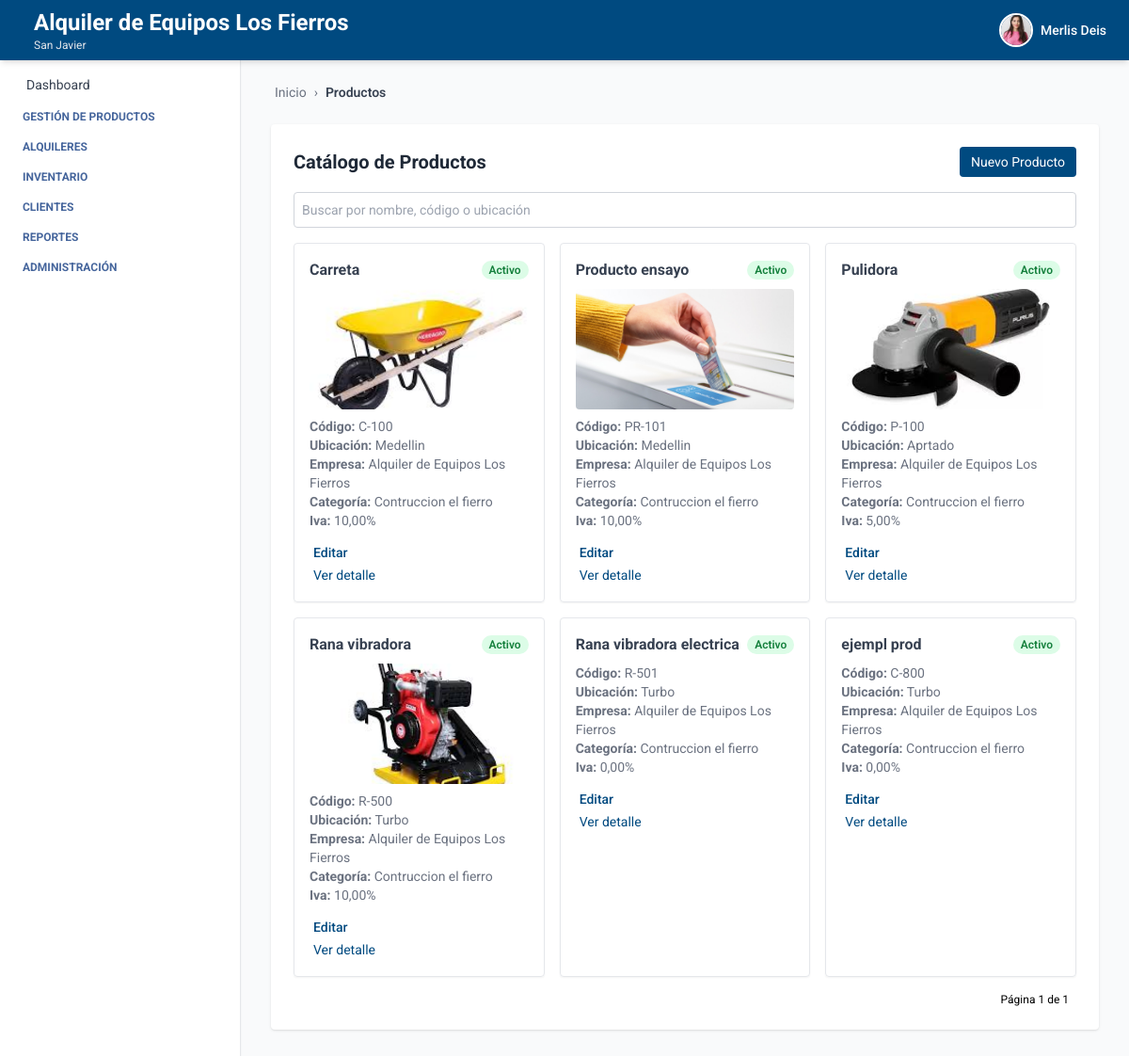
Screenshot of /productos/catalogo/ (signed in) with the database file from the repository.
### autenticacion/models.py (models this page shows, shortened)
class Usuario(AbstractUser):
    telefono = models.CharField(max_length=20, blank=True, null=True)
    empresa = models.ForeignKey(Empresa, on_delete=models.SET_NULL, null=True, blank=True)
    sucursal = models.ForeignKey(Sucursal, on_delete=models.SET_NULL, null=True, blank=True)
    rol = models.ForeignKey(Rol, on_delete=models.SET_NULL, null=True, blank=True)
    ESTADOS = [
        ("activo", "Activo"),
        ("inactivo", "Inactivo"),
    ]
    estado = models.CharField(max_length=10, choices=ESTADOS, default="activo")
    foto_perfil = models.ImageField(upload_to='usuarios/img/', blank=True, null=True)
    groups = models.ManyToManyField(
        Group,
        related_name='usuarios',  # Evita conflicto con 'user_set'
        blank=True,
        help_text='The groups this user belongs to.',
        verbose_name='groups'
    )
    user_permissions = models.ManyToManyField(
        Permission,
        related_name='usuarios',  # Evita conflicto con 'user_set'
        blank=True,
        help_text='Specific permissions for this user.',
        verbose_name='user permissions'
    )

### empresa/models.py (models this page shows, shortened)
class Empresa(models.Model):
    ESTADOS = [
        ("activo", "Activo"),
        ("inactivo", "Inactivo"),
    ]
    nombre = models.CharField(max_length=100)
    nit = models.CharField(max_length=50, unique=True)
    ciudad = models.CharField(max_length=100, blank=True, null=True)
    direccion = models.CharField(max_length=255, blank=True, null=True)
    departamento = models.CharField(max_length=100, blank=True, null=True)
    telefono = models.CharField(max_length=20, blank=True, null=True)
    estado = models.CharField(max_length=20, choices=ESTADOS, default="activo")
    logo = models.ImageField(upload_to='empresas/img/', blank=True, null=True)

class Sucursal(models.Model):
    ESTADOS = [
        ("activo", "Activo"),
        ("inactivo", "Inactivo"),
    ]
    empresa = models.ForeignKey(Empresa, related_name='sucursales', on_delete=models.CASCADE)
    nombre = models.CharField(max_length=100)
    ciudad = models.CharField(max_length=100)
    direccion = models.CharField(max_length=255)
    departamento = models.CharField(max_length=100, blank=True, null=True)
    telefono = models.CharField(max_length=20, blank=True, null=True)
    estado = models.CharField(max_length=20, choices=ESTADOS, default="activo")

### producto/models.py (models this page shows, shortened)
class Producto(models.Model):
    ESTADOS = [
        ("activo", "Activo"),
        ("inactivo", "Inactivo"),
        ("disponible", "Disponible"),
        ("no_disponible", "No disponible"),
    ]
    nombre = models.CharField(max_length=100)
    descripcion = models.TextField()
    codigo_interno = models.CharField(max_length=50)
    estado = models.CharField(max_length=20, choices=ESTADOS, default="activo")
    iva_porcentaje = models.DecimalField(max_digits=5, decimal_places=2, default=0, help_text="Porcentaje de IVA aplicado al producto")
    ubicacion_actual = models.CharField(max_length=100)
    marca = models.CharField(max_length=100, blank=True, null=True)
    modelo = models.CharField(max_length=100, blank=True, null=True)
    serial = models.CharField(max_length=100, blank=True, null=True)
    imagen = models.ImageField(upload_to="media/productos/", null=True, blank=True)
    empresa = models.ForeignKey(Empresa, on_delete=models.CASCADE, related_name='productos', default=1)
    sucursal = models.ForeignKey(Sucursal, on_delete=models.CASCADE, related_name='productos', default=1)
    categoria = models.ForeignKey(Categoria, on_delete=models.SET_NULL, null=True, blank=True, related_name='productos')
    proveedor = models.ForeignKey(Proveedor, on_delete=models.SET_NULL, null=True, blank=True, related_name='productos')
    created_at = models.DateTimeField(auto_now_add=True)
    updated_at = models.DateTimeField(auto_now=True)
    creado_por = models.CharField(max_length=100, blank=True, null=True)
    modificado_por = models.CharField(max_length=100, blank=True, null=True)
    class Meta:
        ordering = ['nombre']
        verbose_name = 'Producto'
        verbose_name_plural = 'Productos'
        constraints = [
            models.UniqueConstraint(fields=['empresa', 'codigo_interno'], name='unique_codigo_por_empresa')
        ]
    objects = ProductoManager()

class Categoria(models.Model):
    nombre = models.CharField(max_length=100, null=False)
    descripcion = models.TextField(blank=True, null=False)
    empresa = models.ForeignKey(Empresa, on_delete=models.CASCADE, related_name='categorias', default=1)
    class Meta:
        verbose_name = 'Categoría'
        verbose_name_plural = 'Categorías'
        unique_together = ('nombre', 'empresa')
        ordering = ['nombre']

### producto/views_producto.py (the view)
# urls.py: path('catalogo/', ProductoListView.as_view(), name='producto_list'),
class ProductoListView(LoginRequiredMixin, BreadcrumbMixin, ListView):
    model = Producto
    template_name = 'producto_list.html'
    context_object_name = 'productos'
    ordering = ['nombre']
    paginate_by = 9  # o lo que prefieras
    breadcrumb_items = [
        ("Productos", None)
    ]
    def get_queryset(self):
        queryset = Producto.objects.por_empresa(self.request.user.empresa)
        q = self.request.GET.get('q')
        if q:
            queryset = queryset.filter(
                Q(nombre__icontains=q) |
                Q(codigo_interno__icontains=q) |
                Q(ubicacion_actual__icontains=q)
            )
        return queryset

### core/views.py (called while the page is built)
    def get_context_data(self, **kwargs):
        context = super().get_context_data(**kwargs)
        context["home"] = self.home_url
        context["breadcrumb_items"] = self.breadcrumb_items
        return context

### producto/models.py (called while the page is built)
    def por_empresa(self, empresa):
        return self.filter(empresa=empresa)

### producto/templates/producto_list.html (shortened to what this page needs)
{% extends 'index.html' %}
{% block breadcrumb %}
  {% include 'breadcrumb.html' with home='/' breadcrumbs=breadcrumb_items %}
{% endblock %}
{% block content %}
<div class="max-w-6xl mx-auto mt-6 bg-white p-6 rounded shadow">
  <div class="flex justify-between items-center mb-4">
    <h2 class="text-xl font-bold text-gray-800">Catálogo de Productos</h2>
    <a href="{% url 'crear_producto' %}" class="bg-[var(--primary-color)] text-white px-3 py-1.5 text-sm rounded hover:bg-blue-700 transition">
      Nuevo Producto
    </a>
  </div>
  <form method="get" class="mb-4">
    <input type="text" name="q" placeholder="Buscar por nombre, código o ubicación" value="{{ request.GET.q }}" class="w-full text-sm p-2 border border-gray-300 rounded focus:outline-none focus:ring-2 focus:ring-[var(--primary-color)]" />
  </form>
  {% if productos %}
  <div class="grid grid-cols-1 sm:grid-cols-2 lg:grid-cols-3 gap-4">
    {% for producto in productos %}
    <div class="border rounded shadow-sm p-4 hover:shadow-lg transition relative">
      <div class="flex justify-between items-center mb-2">
        <h3 class="font-bold text-gray-700">{{ producto.nombre }}</h3>
        <span class="text-xs font-semibold px-2 py-0.5 rounded-full
          {% if producto.estado == 'activo' %}
            bg-green-100 text-green-700
          {% elif producto.estado == 'inactivo' %}
            bg-orange-100 text-orange-700
          {% endif %}">
          {{ producto.get_estado_display }}
        </span>
      </div>
      {% if producto.imagen %}
        <img src="{{ producto.imagen.url }}" alt="{{ producto.nombre }}" class="w-full h-32 mx-start object-cover rounded mb-2">
      {% endif %}
      <p class="text-sm text-gray-500"><strong>Código:</strong> {{ producto.codigo_interno }}</p>
      <p class="text-sm text-gray-500"><strong>Ubicación:</strong> {{ producto.ubicacion_actual }}</p>
      <p class="text-sm text-gray-500"><strong>Empresa:</strong> {{ producto.empresa.nombre }}</p>
      <p class="text-sm text-gray-500"><strong>Categoría:</strong> {{ producto.categoria.nombre }}</p>
      <p class="text-sm text-gray-500"><strong>Iva:</strong> {{ producto.iva_porcentaje }}%</p>
      <div class="mt-3">
        <a href="{% url 'editar_producto' producto.id %}" class="text-sm font-medium text-[var(--primary-color)] hover:underline">
          Editar
        </a>
      </div>
      <div class="mt-0">
        <a href="{% url 'detalle_producto' producto.id %}" class="text-sm text-[var(--primary-color)] hover:underline">
          Ver detalle
        </a>
      </div>
    </div>
    {% endfor %}
  </div>
  {% else %}
    <p class="text-gray-600">No hay productos registrados.</p>
  {% endif %}
  <div class="mt-4 flex justify-end text-xs">
    <span class="mx-2">Página {{ page_obj.number }} de {{ page_obj.paginator.num_pages }}</span>
  </div>
</div>
{% endblock %}

### core/templates/header.html (shortened to what this page needs)
<header class="bg-[var(--primary-color)] shadow-md w-full h-16 flex items-center px-6 justify-between fixed top-0 left-0 z-10">
  <h1 class="text-white flex items-center gap-3 leading-tight">
    <div class="leading-tight">
  {% if request.user.is_authenticated %}
    {% if request.user.empresa %}
      <span class="text-xl sm:text-2xl font-bold block">
        {{ request.user.empresa.nombre }}
      </span>
    {% endif %}
    {% if request.user.sucursal %}
      <span class="text-xs text-gray-200 block">
        {{ request.user.sucursal.nombre }}
      </span>
    {% endif %}
  {% else %}
    <span class="text-xl text-gray-200 block">Gestión inteligente de Equipos</span>
  {% endif %}
</div>
  </h1>
  {% if request.user.is_authenticated %}
  <div x-data="{ open: false }" class="relative flex items-center space-x-3 cursor-pointer" @click.away="open = false">
    <button @click="open = !open" class="flex items-center space-x-2 focus:outline-none">
      {% if request.user.foto_perfil %}
        <img src="{{ request.user.foto_perfil.url }}" alt="Perfil" class="w-9 h-9 rounded-full object-cover border-2 border-white" />
      {% else %}
        <div class="w-9 h-9 rounded-full bg-white text-[var(--primary-color)] flex items-center justify-center font-bold text-sm">
          {{ request.user.first_name|first }}{{ request.user.last_name|first }}
        </div>
      {% endif %}
      <span class="text-white hidden sm:block text-sm font-medium">{{ request.user.first_name }}</span>
    </button>
  </div>
  {% endif %}
</header>

### core/templates/index.html (style rules this page uses)
:root { --primary-color: #004a80; --text-aside-color: rgb(69, 101, 156); }
body { font-family: 'Roboto', sans-serif; }

### rows the page displays
Usuario: user.empresa.nombre "Alquiler de Equipos Los Fierros", user.sucursal.nombre "San Javier", user.foto_perfil (picture), user.first_name "Merlis Deis"
Producto: nombre "Carreta", estado "Activo", imagen (picture), codigo_interno "C-100", ubicacion_actual "Medellin", empresa.nombre "Alquiler de Equipos Los Fierros", categoria.nombre "Contruccion el fierro", iva_porcentaje "10,00"
Producto: nombre "Producto ensayo", estado "Activo", imagen (picture), codigo_interno "PR-101", ubicacion_actual "Medellin", empresa.nombre "Alquiler de Equipos Los Fierros", categoria.nombre "Contruccion el fierro", iva_porcentaje "10,00"
Producto: nombre "Pulidora", estado "Activo", imagen (picture), codigo_interno "P-100", ubicacion_actual "Aprtado", empresa.nombre "Alquiler de Equipos Los Fierros", categoria.nombre "Contruccion el fierro", iva_porcentaje "5,00"
Producto: nombre "Rana vibradora", estado "Activo", imagen (picture), codigo_interno "R-500", ubicacion_actual "Turbo", empresa.nombre "Alquiler de Equipos Los Fierros", categoria.nombre "Contruccion el fierro", iva_porcentaje "10,00"
Producto: nombre "Rana vibradora electrica", estado "Activo", codigo_interno "R-501", ubicacion_actual "Turbo", empresa.nombre "Alquiler de Equipos Los Fierros", categoria.nombre "Contruccion el fierro", iva_porcentaje "0,00"
Producto: nombre "ejempl prod", estado "Activo", codigo_interno "C-800", ubicacion_actual "Turbo", empresa.nombre "Alquiler de Equipos Los Fierros", categoria.nombre "Contruccion el fierro", iva_porcentaje "0,00"

### other values shown
{{ label }} "Productos"
{{ page_obj.number }} "1"
{{ page_obj.paginator.num_pages }} "1"
